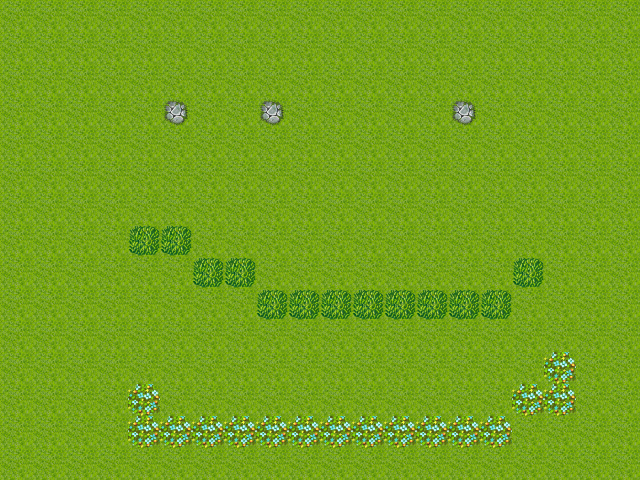

The image is a tile-based game level rendered from a .tmx file. Its description and complete source (layers, tilesets, objects, tile grids) follow:
An orthogonal 20x15 tile map with 32x32 px tiles, 1 tile layer (Camada de Tiles 1).

<map version="1.0" orientation="orthogonal" width="20" height="15" tilewidth="32" tileheight="32">
 <tileset firstgid="1" name="tiles" tilewidth="32" tileheight="32">
  <image source="tiles.png" width="512" height="384" />
 </tileset>
 <layer name="Camada de Tiles 1" width="20" height="15">
  <data>
   <tile gid="1" />
   <tile gid="1" />
   <tile gid="1" />
   <tile gid="1" />
   <tile gid="1" />
   <tile gid="1" />
   <tile gid="1" />
   <tile gid="1" />
   <tile gid="1" />
   <tile gid="1" />
   <tile gid="1" />
   <tile gid="1" />
   <tile gid="1" />
   <tile gid="1" />
   <tile gid="1" />
   <tile gid="1" />
   <tile gid="1" />
   <tile gid="1" />
   <tile gid="1" />
   <tile gid="1" />
   <tile gid="1" />
   <tile gid="1" />
   <tile gid="1" />
   <tile gid="1" />
   <tile gid="1" />
   <tile gid="1" />
   <tile gid="1" />
   <tile gid="1" />
   <tile gid="1" />
   <tile gid="1" />
   <tile gid="1" />
   <tile gid="1" />
   <tile gid="1" />
   <tile gid="1" />
   <tile gid="1" />
   <tile gid="1" />
   <tile gid="1" />
   <tile gid="1" />
   <tile gid="1" />
   <tile gid="1" />
   <tile gid="1" />
   <tile gid="1" />
   <tile gid="1" />
   <tile gid="1" />
   <tile gid="1" />
   <tile gid="1" />
   <tile gid="1" />
   <tile gid="1" />
   <tile gid="1" />
   <tile gid="1" />
   <tile gid="1" />
   <tile gid="1" />
   <tile gid="1" />
   <tile gid="1" />
   <tile gid="1" />
   <tile gid="1" />
   <tile gid="1" />
   <tile gid="1" />
   <tile gid="1" />
   <tile gid="1" />
   <tile gid="1" />
   <tile gid="1" />
   <tile gid="1" />
   <tile gid="1" />
   <tile gid="1" />
   <tile gid="5" />
   <tile gid="1" />
   <tile gid="1" />
   <tile gid="5" />
   <tile gid="1" />
   <tile gid="1" />
   <tile gid="1" />
   <tile gid="1" />
   <tile gid="1" />
   <tile gid="5" />
   <tile gid="1" />
   <tile gid="1" />
   <tile gid="1" />
   <tile gid="1" />
   <tile gid="1" />
   <tile gid="1" />
   <tile gid="1" />
   <tile gid="1" />
   <tile gid="1" />
   <tile gid="1" />
   <tile gid="1" />
   <tile gid="1" />
   <tile gid="1" />
   <tile gid="1" />
   <tile gid="1" />
   <tile gid="1" />
   <tile gid="1" />
   <tile gid="1" />
   <tile gid="1" />
   <tile gid="1" />
   <tile gid="1" />
   <tile gid="1" />
   <tile gid="1" />
   <tile gid="1" />
   <tile gid="1" />
   <tile gid="1" />
   <tile gid="1" />
   <tile gid="1" />
   <tile gid="1" />
   <tile gid="1" />
   <tile gid="1" />
   <tile gid="1" />
   <tile gid="1" />
   <tile gid="1" />
   <tile gid="1" />
   <tile gid="1" />
   <tile gid="1" />
   <tile gid="1" />
   <tile gid="1" />
   <tile gid="1" />
   <tile gid="1" />
   <tile gid="1" />
   <tile gid="1" />
   <tile gid="1" />
   <tile gid="1" />
   <tile gid="1" />
   <tile gid="1" />
   <tile gid="1" />
   <tile gid="1" />
   <tile gid="1" />
   <tile gid="1" />
   <tile gid="1" />
   <tile gid="1" />
   <tile gid="1" />
   <tile gid="1" />
   <tile gid="1" />
   <tile gid="1" />
   <tile gid="1" />
   <tile gid="1" />
   <tile gid="1" />
   <tile gid="1" />
   <tile gid="1" />
   <tile gid="1" />
   <tile gid="1" />
   <tile gid="1" />
   <tile gid="1" />
   <tile gid="1" />
   <tile gid="1" />
   <tile gid="1" />
   <tile gid="51" />
   <tile gid="51" />
   <tile gid="1" />
   <tile gid="1" />
   <tile gid="1" />
   <tile gid="1" />
   <tile gid="1" />
   <tile gid="1" />
   <tile gid="1" />
   <tile gid="1" />
   <tile gid="1" />
   <tile gid="1" />
   <tile gid="1" />
   <tile gid="1" />
   <tile gid="1" />
   <tile gid="1" />
   <tile gid="1" />
   <tile gid="1" />
   <tile gid="1" />
   <tile gid="1" />
   <tile gid="1" />
   <tile gid="1" />
   <tile gid="51" />
   <tile gid="51" />
   <tile gid="1" />
   <tile gid="1" />
   <tile gid="1" />
   <tile gid="1" />
   <tile gid="1" />
   <tile gid="1" />
   <tile gid="1" />
   <tile gid="1" />
   <tile gid="51" />
   <tile gid="1" />
   <tile gid="1" />
   <tile gid="1" />
   <tile gid="1" />
   <tile gid="1" />
   <tile gid="1" />
   <tile gid="1" />
   <tile gid="1" />
   <tile gid="1" />
   <tile gid="1" />
   <tile gid="1" />
   <tile gid="51" />
   <tile gid="51" />
   <tile gid="51" />
   <tile gid="51" />
   <tile gid="51" />
   <tile gid="51" />
   <tile gid="51" />
   <tile gid="51" />
   <tile gid="1" />
   <tile gid="1" />
   <tile gid="1" />
   <tile gid="1" />
   <tile gid="1" />
   <tile gid="1" />
   <tile gid="1" />
   <tile gid="1" />
   <tile gid="1" />
   <tile gid="1" />
   <tile gid="1" />
   <tile gid="1" />
   <tile gid="1" />
   <tile gid="1" />
   <tile gid="1" />
   <tile gid="1" />
   <tile gid="1" />
   <tile gid="1" />
   <tile gid="1" />
   <tile gid="1" />
   <tile gid="1" />
   <tile gid="1" />
   <tile gid="1" />
   <tile gid="1" />
   <tile gid="1" />
   <tile gid="1" />
   <tile gid="1" />
   <tile gid="1" />
   <tile gid="1" />
   <tile gid="1" />
   <tile gid="1" />
   <tile gid="1" />
   <tile gid="1" />
   <tile gid="1" />
   <tile gid="1" />
   <tile gid="1" />
   <tile gid="1" />
   <tile gid="1" />
   <tile gid="1" />
   <tile gid="1" />
   <tile gid="1" />
   <tile gid="50" />
   <tile gid="1" />
   <tile gid="1" />
   <tile gid="1" />
   <tile gid="1" />
   <tile gid="1" />
   <tile gid="1" />
   <tile gid="50" />
   <tile gid="1" />
   <tile gid="1" />
   <tile gid="1" />
   <tile gid="1" />
   <tile gid="1" />
   <tile gid="1" />
   <tile gid="1" />
   <tile gid="1" />
   <tile gid="1" />
   <tile gid="1" />
   <tile gid="1" />
   <tile gid="50" />
   <tile gid="50" />
   <tile gid="1" />
   <tile gid="1" />
   <tile gid="1" />
   <tile gid="1" />
   <tile gid="1" />
   <tile gid="1" />
   <tile gid="50" />
   <tile gid="50" />
   <tile gid="50" />
   <tile gid="50" />
   <tile gid="50" />
   <tile gid="50" />
   <tile gid="50" />
   <tile gid="50" />
   <tile gid="50" />
   <tile gid="50" />
   <tile gid="50" />
   <tile gid="50" />
   <tile gid="1" />
   <tile gid="1" />
   <tile gid="1" />
   <tile gid="1" />
   <tile gid="1" />
   <tile gid="1" />
   <tile gid="1" />
   <tile gid="1" />
   <tile gid="1" />
   <tile gid="1" />
   <tile gid="1" />
   <tile gid="1" />
   <tile gid="1" />
   <tile gid="1" />
   <tile gid="1" />
   <tile gid="1" />
   <tile gid="1" />
   <tile gid="1" />
   <tile gid="1" />
   <tile gid="1" />
   <tile gid="1" />
   <tile gid="1" />
   <tile gid="1" />
   <tile gid="1" />
  </data>
 </layer>
</map>